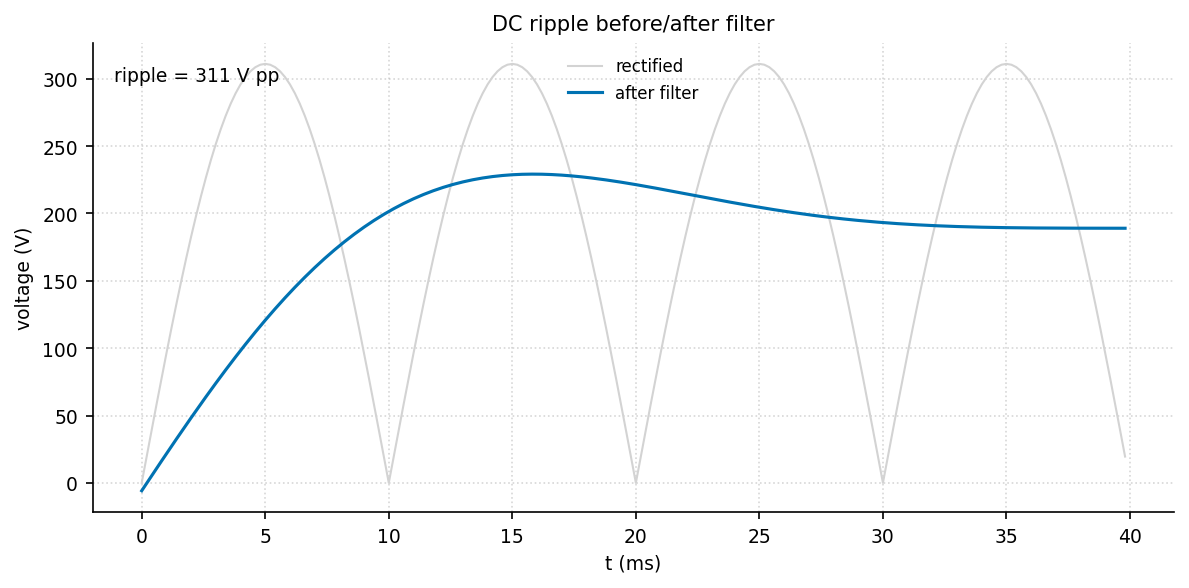

Source code (Python):
"""dc_ripple: 整流后直流纹波 + 滤波前后对比."""
import sys, os; sys.path.insert(0, os.path.join(os.path.dirname(os.path.abspath(__file__)), '..', '..', '_utils', 'python'))
import numpy as np
import matplotlib.pyplot as plt
from scipy.signal import butter, filtfilt
from theme import apply_theme
from palette import cycle

def make_figure(title='DC ripple before/after filter'):
    apply_theme(fig_size=(8, 4))
    fs = 5000; t = np.arange(0, 0.04, 1/fs)
    ac = np.abs(np.sin(2*np.pi*50*t)) * 311
    b, a = butter(4, 30/(fs/2), btype='low')
    dc = filtfilt(b, a, ac)
    fig, ax = plt.subplots()
    ax.plot(t*1000, ac, color='lightgray', linewidth=1, label='rectified')
    ax.plot(t*1000, dc, color=cycle(0), linewidth=1.5, label='after filter')
    ripple_pp = ac.max() - ac.min()
    ax.text(0.02, 0.95, f'ripple = {ripple_pp:.0f} V pp', transform=ax.transAxes,
            verticalalignment='top')
    ax.set_xlabel('t (ms)'); ax.set_ylabel('voltage (V)'); ax.set_title(title)
    ax.legend(); ax.grid(True, linestyle=':', alpha=0.5)
    fig.tight_layout()
    return fig

if __name__ == '__main__':
    fig = make_figure(); fig.savefig(__file__.replace('.py', '.png'), dpi=150)
